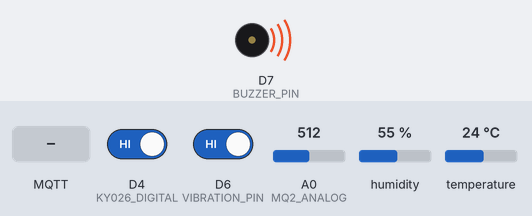
A sketch run on a simulated ESP8266 (NodeMCU). Shown: buzzer (waves = sounding, pin HIGH). Inputs (shaded band) come from the test bench; at power-on: D4 (KY026_DIGITAL) HIGH, D6 (VIBRATION_PIN) HIGH, A0 (MQ2_ANALOG) = 512, humidity 55 %, temperature 24 °C. WiFi joins after 1.5 s; servers stay silent unless stated; random numbers use the default seed unless the sketch sets one; no MQTT or app messages arrive unless stated; what the sketch prints to the serial monitor is not drawn.

Above: at 2.7 s.
2.8 s: D4 (KY026_DIGITAL) driven LOW
At 5.8 s:
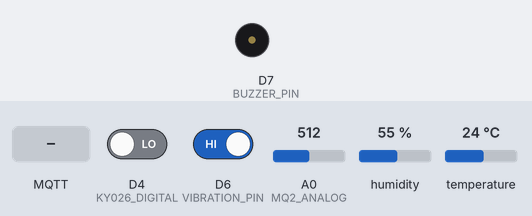
6.5 s: D6 (VIBRATION_PIN) driven LOW
11.5 s: MQTT message "off" arrives on the first subscribed topic
13.0 s: MQTT message "on" arrives on the first subscribed topic
14.5 s: MQTT message "1" arrives on the first subscribed topic
Timing chart, 0 to 17.0 s (numbered marks = the images above; inputs shaded):
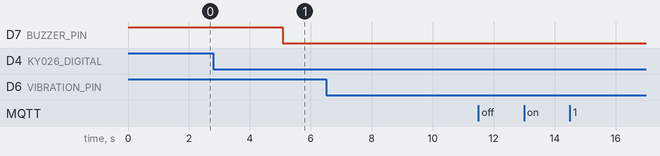

Measured:
- after the input at 6.5 s, every drawn part: stays the same
- after the input at 11.5 s, every drawn part: stays the same
- after the input at 13.0 s, every drawn part: stays the same
- after the input at 14.5 s, every drawn part: stays the same

The sketch:

indoor.ino
```cpp
#include <ESP8266WiFi.h>
#include <ArduinoJson.h>
#include <PubSubClient.h>
#include <WiFiClientSecure.h>
#include <DHT.h>

#define DHTPIN D5           // DHT22 data pin
#define DHTTYPE DHT11       // DHT 22 (AM2302)
#define MQ2_ANALOG A0       // MQ-2 analog pin
#define KY026_DIGITAL D4    // KY-026 digital pin
#define VIBRATION_PIN D6    // SW-1801P vibration sensor digital pin
#define BUZZER_PIN D7       // Buzzer
#define GAS_THRESHOLD 400

// WiFi and MQTT credentials
const char* ssid = "Le Dinh Khoa";
const char* password = "0969250818";
const char* mqtt_server = "1836f558f34d4320967bb0f1afe9b517.s1.eu.hivemq.cloud";
const int mqtt_port = 8883;
const char* mqtt_username = "Hung091103";
const char* mqtt_password = "Hung091103";

WiFiClientSecure espClient;
PubSubClient client(espClient);
DHT dht(DHTPIN, DHTTYPE);  // Initialize DHT sensor

bool isAlertActive = false;
bool isBuzzerActive = true;

unsigned long previousMillis = 0;

void setup_wifi() {
  delay(10);
  Serial.println();
  Serial.print("Connecting to ");
  Serial.println(ssid);
  WiFi.begin(ssid, password);
  while (WiFi.status() != WL_CONNECTED) {
    delay(500);
    Serial.print(".");
  }
  Serial.println("\nWiFi connected");
  Serial.println("IP address: ");
  Serial.println(WiFi.localIP());
}

void reconnect() {
  while (!client.connected()) {
    Serial.print("Attempting MQTT connection...");
    String clientID = "ESPClient-";
    clientID += String(random(0xffff), HEX);
    if (client.connect(clientID.c_str(), mqtt_username, mqtt_password)) {
      Serial.println("connected");
      client.subscribe("Iot_InDoor/client");
      client.subscribe("Iot_InDoor/control");
    } else {
      Serial.print("failed, rc=");
      Serial.print(client.state());
      Serial.println(" try again in 5 seconds");
      delay(5000);
    }
  }
}

void callback(char* topic, byte* payload, unsigned int length) {
  Serial.print("Message arrived [");
  Serial.print(topic);
  Serial.print("] ");
  for (int i = 0; i < length; i++) {
    Serial.print((char)payload[i]);
  }
  Serial.println();

  StaticJsonDocument<256> doc;
  DeserializationError error = deserializeJson(doc, payload, length);

  if (error) {
      Serial.print("JSON Deserialization failed: ");
      Serial.println(error.c_str());
      return;
  }

  const char* command = doc["command"];

  if (strcmp(command, "off") == 0) {
    digitalWrite(BUZZER_PIN, HIGH); // Turn off the buzzer
    isBuzzerActive = false;
    Serial.println("Buzzer turned off. Cooldown set.");
  } else if (strcmp(command, "on") == 0) {
    digitalWrite(BUZZER_PIN, LOW); // Turn off the buzzer
    isBuzzerActive = true;
    Serial.println("Buzzer turned off. Cooldown set.");
  }
}

void publishSensorData(const char* topic, const char* deviceName, const char* sensorType, float value) {
  StaticJsonDocument<256> doc;
  doc["deviceName"] = deviceName;
  doc["sensorType"] = sensorType;
  doc["value"] = value;

  char buffer[256];
  size_t n = serializeJson(doc, buffer);

  if(client.publish(topic, buffer, n)){
    Serial.println("Data published: ");
    Serial.println(buffer);
  } else {
    Serial.println("Failed to publish data");
  }
}

void publishAlertNotification(const char* topic, const char* deviceName, const char* sensorType, const char* message) {
  StaticJsonDocument<256> doc;
  doc["deviceName"] = deviceName;
  doc["sensorType"] = sensorType;
  doc["message"] = message;

  char buffer[256];
  size_t n = serializeJson(doc, buffer);

  if (client.publish(topic, buffer, n)) {
    Serial.println("Alert notification published: ");
    Serial.println(buffer);
  } else {
    Serial.println("Failed to publish alert notification");
  }
}


// Consolidated data publishing function
void publishAllData() {
  float h = dht.readHumidity();
  float t = dht.readTemperature();
  int gasValue = analogRead(MQ2_ANALOG);        // Read MQ-2 gas sensor value
  int flameDetected = digitalRead(KY026_DIGITAL);  // Read KY-026 flame sensor (0 = flame detected)
  int vibrationDetected = digitalRead(VIBRATION_PIN);  // Read SW-1801P sensor

  // Check for sensor errors
  if (isnan(h) || isnan(t)) {
    Serial.println("Failed to read from DHT sensor!");
    return;
  }

 // Publish each sensor data separately
  publishSensorData("Iot_InDoor/temperature", "DHT-22", "temperature", t);
  publishSensorData("Iot_InDoor/humidity", "DHT-22", "humidity", h);
  publishSensorData("Iot_InDoor/gas", "MQ-2", "gas", gasValue);
  publishSensorData("Iot_InDoor/flame", "KY-026", "flame", (flameDetected == LOW) ? 1 : 0);
  publishSensorData("Iot_InDoor/vibration", "SW1801-P", "vibration", (vibrationDetected == LOW) ? 1 : 0);

  isAlertActive = false;

  Serial.println(isBuzzerActive);

  if(isBuzzerActive){
    if (gasValue > GAS_THRESHOLD) {
      isAlertActive = true;
      Serial.println("ALERT: Gas level exceeded threshold!");
      publishAlertNotification("Iot_InDoor/alert", "MQ-2", "gas","Gas level exceeded safe threshold");
    }

    if (flameDetected == LOW) {
      isAlertActive = true;
      Serial.println("ALERT: Flame detected!");
      publishAlertNotification("Iot_InDoor/alert", "KY-026", "flame","Flame detected in the vicinity");
    }

    if (vibrationDetected == LOW) {
      isAlertActive = true;
      Serial.println("ALERT: Vibration detected!");
      publishAlertNotification("Iot_InDoor/alert", "SW1801-P", "vibration","Vibration detected");
    }
  } else {
    Serial.println("ALERT: deactived!");
    isAlertActive = false;
    digitalWrite(BUZZER_PIN, HIGH);
    if (gasValue > GAS_THRESHOLD) {
      Serial.println("ALERT: Gas level exceeded threshold!");
      // publishAlertNotification("Iot_InDoor/alert", "MQ-2", "gas","Gas level exceeded safe threshold");
    }

    if (flameDetected == LOW) {
      Serial.println("ALERT: Flame detected!");
      // publishAlertNotification("Iot_InDoor/alert", "KY-026", "flame","Flame detected in the vicinity");
    }

    if (vibrationDetected == LOW) {
      Serial.println("ALERT: Vibration detected!");
      // publishAlertNotification("Iot_InDoor/alert", "SW1801-P", "vibration","Vibration detected");
    }
  }
}

void setup() {
  Serial.begin(115200);

  pinMode(KY026_DIGITAL, INPUT); // Initialize KY-026 flame sensor pin as input
  pinMode(VIBRATION_PIN, INPUT); // Initialize SW-1801P vibration sensor pin as input
  pinMode(BUZZER_PIN, OUTPUT);

  digitalWrite(BUZZER_PIN, HIGH);

  dht.begin();
  setup_wifi();
  espClient.setInsecure();
  client.setServer(mqtt_server, mqtt_port);
  client.setCallback(callback);
}

void loop() {
  if (!client.connected()) {
    reconnect();
  }
  client.loop();

  unsigned long currentMillis = millis();
  int analogVal = analogRead(A0);

  // Publish all data periodically
  if (currentMillis - previousMillis >= 5000) {  // Every 5 seconds
    previousMillis = currentMillis;

    publishAllData();

    if(isAlertActive){
      digitalWrite(BUZZER_PIN, LOW);
    } else {
      digitalWrite(BUZZER_PIN, HIGH);
    }

  }
}
```
